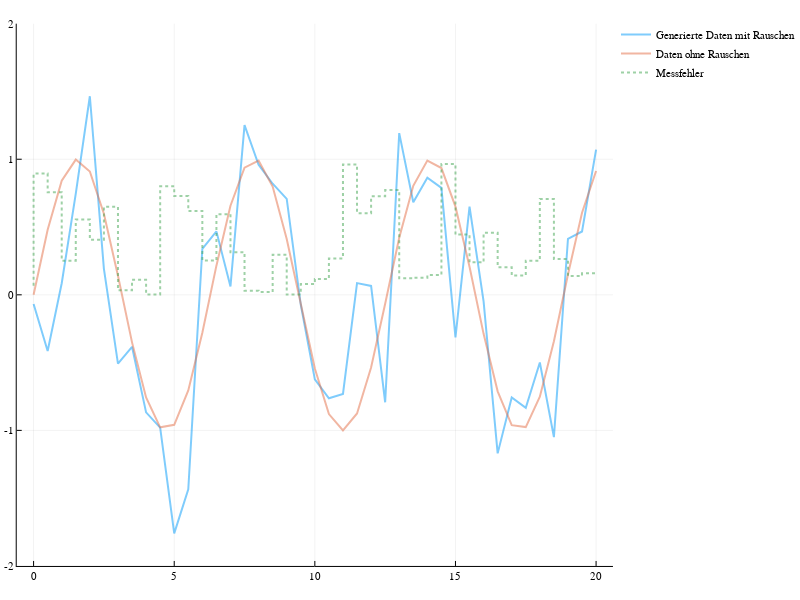

This figure's notebook cell:
### Markdown cell above
Danach wird künstliches Rauschen hinzugefügt.

### Code cell
n = Normal(0, data_scale)
y_measurement = map(x -> x - rand(n), y)
plot(x, y_measurement, ylim = (-2, 2), label = "Generierte Daten mit Rauschen")
plot!(x, y, label = "Daten ohne Rauschen")
plot!(x, abs.(y - y_measurement), label = "Messfehler", linestyle = :dot, line = :steppre)

### Figure 1 — Plotly figure (JSON) as saved in the notebook; plotly's stock layout.template omitted (floating-point values rounded to 4 significant figures)
{"data": [{"colorbar": {"title": ""}, "hoverinfo": "text", "legendgroup": "Generierte Daten mit Rauschen", "line": {"color": "rgba(0, 154, 250, 0.500)", "dash": "solid", "shape": "linear", "width": 2}, "mode": "lines", "name": "Generierte Daten mit Rauschen", "showlegend": true, "text": [null, null, null, null, null, null, null, null, null, null, null, null, null, null, null, null, null, null, null, null, null, null, null, null, null, null, null, null, null, null, null, null, null, null, null, null, null, null, null, null, null], "type": "scatter", "x": [0, 0.5, 1, 1.5, 2, 2.5, 3, 3.5, 4, 4.5, 5, 5.5, 6, 6.5, 7, 7.5, 8, 8.5, 9, 9.5, 10, 10.5, 11, 11.5, 12, 12.5, 13, 13.5, 14, 14.5, 15, 15.5, 16, 16.5, 17, 17.5, 18, 18.5, 19, 19.5, 20], "xaxis": "x1", "y": [-0.06771, -0.4146, 0.0852, 0.746, 1.465, 0.1919, -0.5081, -0.3836, -0.8671, -0.9799, -1.76, -1.435, 0.3393, 0.468, 0.06193, 1.252, 0.9597, 0.8194, 0.7079, -0.07346, -0.6234, -0.7629, -0.7313, 0.08618, 0.0655, -0.7929, 1.193, 0.6823, 0.8639, 0.7888, -0.3146, 0.6507, -0.04834, -1.17, -0.7577, -0.8331, -0.4988, -1.049, 0.4134, 0.467, 1.071], "yaxis": "y1", "zmax": 0.1, "zmin": -0.1}, {"colorbar": {"title": ""}, "hoverinfo": "text", "legendgroup": "Daten ohne Rauschen", "line": {"color": "rgba(227, 111, 71, 0.500)", "dash": "solid", "shape": "linear", "width": 2}, "mode": "lines", "name": "Daten ohne Rauschen", "showlegend": true, "text": [null, null, null, null, null, null, null, null, null, null, null, null, null, null, null, null, null, null, null, null, null, null, null, null, null, null, null, null, null, null, null, null, null, null, null, null, null, null, null, null, null], "type": "scatter", "x": [0, 0.5, 1, 1.5, 2, 2.5, 3, 3.5, 4, 4.5, 5, 5.5, 6, 6.5, 7, 7.5, 8, 8.5, 9, 9.5, 10, 10.5, 11, 11.5, 12, 12.5, 13, 13.5, 14, 14.5, 15, 15.5, 16, 16.5, 17, 17.5, 18, 18.5, 19, 19.5, 20], "xaxis": "x1", "y": [0, 0.4794, 0.8415, 0.9975, 0.9093, 0.5985, 0.1411, -0.3508, -0.7568, -0.9775, -0.9589, -0.7055, -0.2794, 0.2151, 0.657, 0.938, 0.9894, 0.7985, 0.4121, -0.07515, -0.544, -0.8797, -1.0, -0.8755, -0.5366, -0.06632, 0.4202, 0.8038, 0.9906, 0.9349, 0.6503, 0.2065, -0.2879, -0.7118, -0.9614, -0.9756, -0.751, -0.3425, 0.1499, 0.6055, 0.9129], "yaxis": "y1", "zmax": 0.1, "zmin": -0.1}, {"colorbar": {"title": ""}, "hoverinfo": "text", "legendgroup": "Messfehler", "line": {"color": "rgba(62, 164, 78, 0.500)", "dash": "dot", "shape": "linear", "width": 2}, "mode": "lines", "name": "Messfehler", "showlegend": true, "text": [null, null, null, null, null, null, null, null, null, null, null, null, null, null, null, null, null, null, null, null, null, null, null, null, null, null, null, null, null, null, null, null, null, null, null, null, null, null, null, null, null, null, null, null, null, null, null, null, null, null, null, null, null, null, null, null, null, null, null, null, null, null, null, null, null, null, null, null, null, null, null, null, null, null, null, null, null, null, null, null, null], "type": "scatter", "x": [0, 0, 0.5, 0.5, 1, 1, 1.5, 1.5, 2, 2, 2.5, 2.5, 3, 3, 3.5, 3.5, 4, 4, 4.5, 4.5, 5, 5, 5.5, 5.5, 6, 6, 6.5, 6.5, 7, 7, 7.5, 7.5, 8, 8, 8.5, 8.5, 9, 9, 9.5, 9.5, 10, 10, 10.5, 10.5, 11, 11, 11.5, 11.5, 12, 12, 12.5, 12.5, 13, 13, 13.5, 13.5, 14, 14, 14.5, 14.5, 15, 15, 15.5, 15.5, 16, 16, 16.5, 16.5, 17, 17, 17.5, 17.5, 18, 18, 18.5, 18.5, 19, 19, 19.5, 19.5, 20], "xaxis": "x1", "y": [0.06771, 0.8941, 0.8941, 0.7563, 0.7563, 0.2515, 0.2515, 0.5554, 0.5554, 0.4065, 0.4065, 0.6492, 0.6492, 0.03286, 0.03286, 0.1103, 0.1103, 0.00235, 0.00235, 0.801, 0.801, 0.7291, 0.7291, 0.6187, 0.6187, 0.2529, 0.2529, 0.5951, 0.5951, 0.3139, 0.3139, 0.02969, 0.02969, 0.02091, 0.02091, 0.2958, 0.2958, 0.001695, 0.001695, 0.07938, 0.07938, 0.1168, 0.1168, 0.2687, 0.2687, 0.9616, 0.9616, 0.6021, 0.6021, 0.7266, 0.7266, 0.7727, 0.7727, 0.1215, 0.1215, 0.1267, 0.1267, 0.1461, 0.1461, 0.9649, 0.9649, 0.4442, 0.4442, 0.2396, 0.2396, 0.4578, 0.4578, 0.2037, 0.2037, 0.1426, 0.1426, 0.2521, 0.2521, 0.7068, 0.7068, 0.2636, 0.2636, 0.1385, 0.1385, 0.1582, 0.1582], "yaxis": "y1", "zmax": 0.1, "zmin": -0.1}], "layout": {"annotations": [], "height": 600, "legend": {"bgcolor": "rgba(255, 255, 255, 1.000)", "bordercolor": "rgba(0, 0, 0, 1.000)", "font": {"color": "rgba(0, 0, 0, 1.000)", "family": "sans-serif", "size": 11}, "tracegroupgap": 0, "x": 1, "y": 1}, "margin": {"b": 20, "l": 0, "r": 0, "t": 20}, "paper_bgcolor": "rgba(255, 255, 255, 1.000)", "plot_bgcolor": "rgba(255, 255, 255, 1.000)", "showlegend": true, "width": 800, "xaxis": {"anchor": "y1", "domain": [0.02714, 0.9951], "gridcolor": "rgba(0, 0, 0, 0.100)", "gridwidth": 0.5, "linecolor": "rgba(0, 0, 0, 1.000)", "mirror": false, "range": [-0.6, 20.6], "showgrid": true, "showline": true, "showticklabels": true, "tickangle": 0, "tickcolor": "rgb(0, 0, 0)", "tickfont": {"color": "rgba(0, 0, 0, 1.000)", "family": "sans-serif", "size": 11}, "tickmode": "array", "ticks": "inside", "ticktext": ["0", "5", "10", "15", "20"], "tickvals": [0, 5, 10, 15, 20], "title": "", "titlefont": {"color": "rgba(0, 0, 0, 1.000)", "family": "sans-serif", "size": 15}, "type": "-", "visible": true, "zeroline": false, "zerolinecolor": "rgba(0, 0, 0, 1.000)"}, "yaxis": {"anchor": "x1", "domain": [0.02508, 0.9934], "gridcolor": "rgba(0, 0, 0, 0.100)", "gridwidth": 0.5, "linecolor": "rgba(0, 0, 0, 1.000)", "mirror": false, "range": [-2, 2], "showgrid": true, "showline": true, "showticklabels": true, "tickangle": 0, "tickcolor": "rgb(0, 0, 0)", "tickfont": {"color": "rgba(0, 0, 0, 1.000)", "family": "sans-serif", "size": 11}, "tickmode": "array", "ticks": "inside", "ticktext": ["-2", "-1", "0", "1", "2"], "tickvals": [-2, -1, 0, 1, 2], "title": "", "titlefont": {"color": "rgba(0, 0, 0, 1.000)", "family": "sans-serif", "size": 15}, "type": "-", "visible": true, "zeroline": false, "zerolinecolor": "rgba(0, 0, 0, 1.000)"}}}
